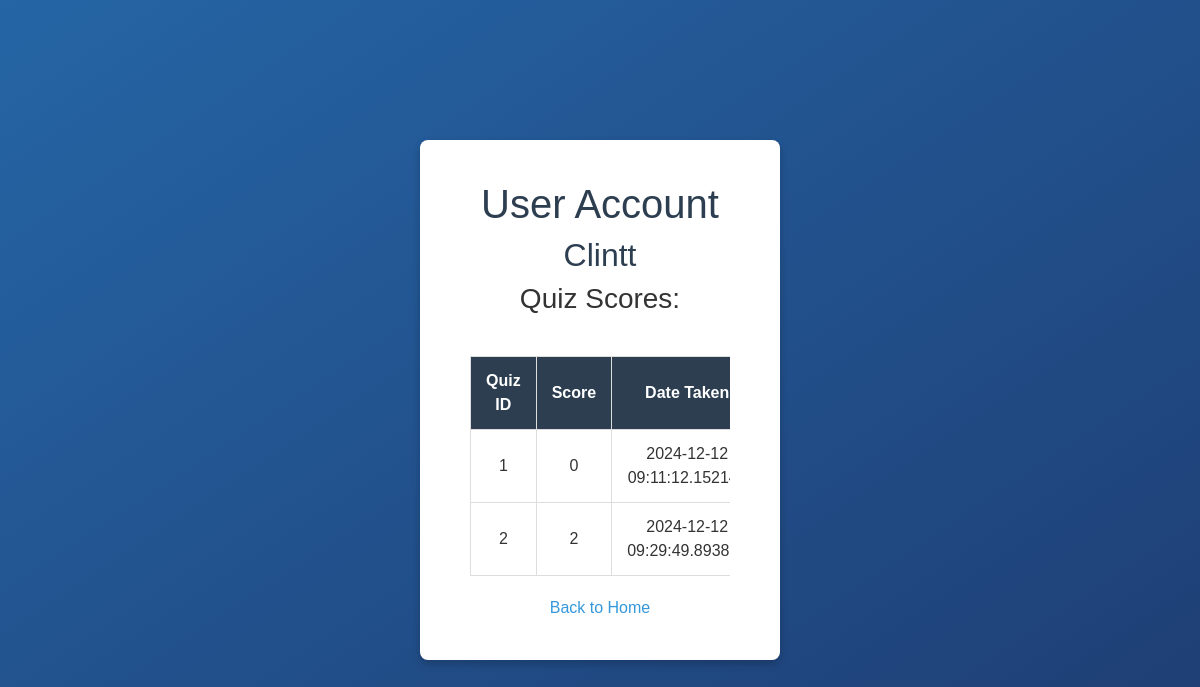
The page /user/1 on the database as committed earlier.
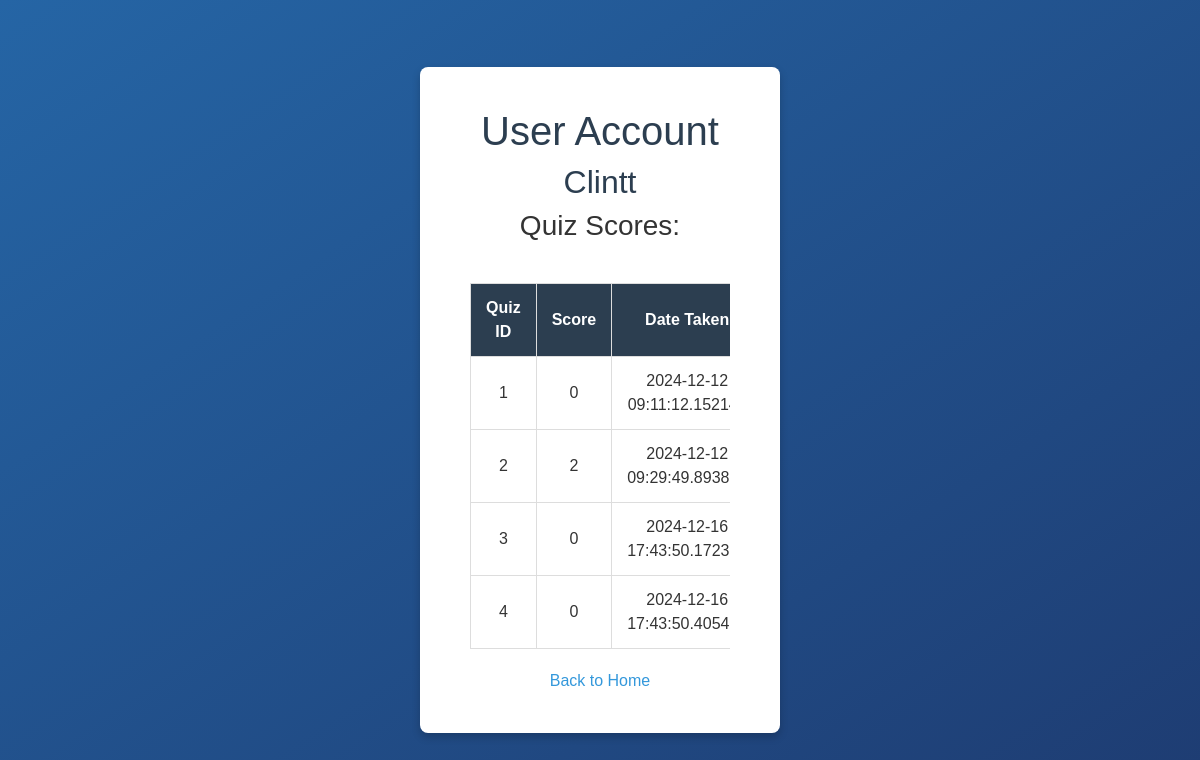
The same page on the database as committed later.
### app.py (models this page shows)
class User(db.Model):
    id = db.Column(db.Integer, primary_key=True)
    username = db.Column(db.String(150), unique=True, nullable=False)
    password = db.Column(db.String(150), nullable=False)
    quizzes = db.relationship('QuizResult', backref='user', lazy=True)

class QuizResult(db.Model):
    id = db.Column(db.Integer, primary_key=True)
    user_id = db.Column(db.Integer, db.ForeignKey('user.id'), nullable=False)
    score = db.Column(db.Integer, nullable=False)
    date_taken = db.Column(db.DateTime, default=datetime.datetime.utcnow)

### app.py (the view)
@app.route('/user/<int:user_id>', methods=['GET'])
def user_account(user_id):
    user = User.query.get_or_404(user_id)
    quizzes = QuizResult.query.filter_by(user_id=user_id).all()
    return render_template('user_account.html', user=user, quizzes=quizzes)

### templates/user_account.html (shortened to what this page needs)
<!DOCTYPE html>
<html lang="en">
<head>
    <link rel="stylesheet" href="https://cdn.jsdelivr.net/npm/bootstrap@5.3.0/dist/css/bootstrap.min.css">
    <link rel="stylesheet" type="text/css" href="{{ url_for('static', filename='css/styles.css') }}">
</head>
<body class="auth-page">
    <div class="auth-container">
        <h1>User Account</h1>
        <h2>{{ user.username }}</h2>
        <h3>Quiz Scores:</h3>
        {% if quizzes %}
            <div class="table-container">
                <table>
                    <thead>
                        <tr>
                            <th>Quiz ID</th>
                            <th>Score</th>
                            <th>Date Taken</th>
                        </tr>
                    </thead>
                    <tbody>
                        {% for quiz in quizzes %}
                            <tr>
                                <td>{{ quiz.id }}</td>
                                <td>{{ quiz.score }}</td>
                                <td>{{ quiz.date_taken }}</td>
                            </tr>
                        {% endfor %}
                    </tbody>
                </table>
            </div>
        {% else %}
            <p>No quizzes taken yet.</p>
        {% endif %}
        <a href="/" class="btn-secondary">Back to Home</a>
    </div>
</body>
</html>

### static/css/styles.css (style rules this page uses)
body { font-family: Arial, sans-serif; margin: 0; padding: 0; background-color: #f4f4f9; color: #333; display: flex; flex-direction: column; min-height: 100vh; }
h1, h2 { color: #2c3e50; }
a { text-decoration: none; color: #3498db; }
a, a:link, a:visited, a:hover, a:active, a:focus, button, button:focus { text-decoration: none; outline: none; }
body.auth-page { background: linear-gradient(to bottom right, #2565a5, #1e3c72); display: flex; justify-content: center; align-items: center; height: 100vh; margin: 0; }
.auth-container { background: #fff; padding: 40px 50px; border-radius: 8px; box-shadow: 0 4px 8px rgba(0, 0, 0, 0.2); width: 30%; max-width: 90%; text-align: center; margin: 20px auto; }
.table-container { overflow-x: auto; margin-top: 20px; }
table { width: 100%; border-collapse: collapse; margin: 20px 0; }
table th, table td { text-align: center; padding: 12px 15px; border: 1px solid #ddd; }
table thead th { background-color: #2c3e50; color: #fff; }

Rows that differ between the two databases and show on the page:
added QuizResult: id "3", score "0", date_taken "2024-12-16…"
added QuizResult: id "4", score "0", date_taken "2024-12-16…"
